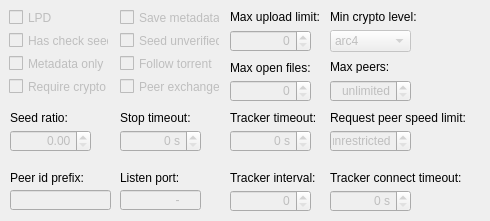
     <widget class="QWidget" name="tab_4">
      <attribute name="title">
       <string>Bittorrent</string>
      </attribute>
      <widget class="QCheckBox" name="checkBox_EnableLpd">
       <property name="enabled">
        <bool>false</bool>
       </property>
       <property name="geometry">
        <rect>
         <x>9</x>
         <y>9</y>
         <width>100</width>
         <height>17</height>
        </rect>
       </property>
       <property name="text">
        <string>LPD</string>
       </property>
      </widget>
      <widget class="QCheckBox" name="checkBox_HashCheckSeed">
       <property name="enabled">
        <bool>false</bool>
       </property>
       <property name="geometry">
        <rect>
         <x>9</x>
         <y>32</y>
         <width>100</width>
         <height>17</height>
        </rect>
       </property>
       <property name="text">
        <string>Has check seed</string>
       </property>
      </widget>
      <widget class="QCheckBox" name="checkBox_SaveMetadata">
       <property name="enabled">
        <bool>false</bool>
       </property>
       <property name="geometry">
        <rect>
         <x>120</x>
         <y>9</y>
         <width>100</width>
         <height>17</height>
        </rect>
       </property>
       <property name="text">
        <string>Save metadata</string>
       </property>
      </widget>
      <widget class="QCheckBox" name="checkBox_SeedUnverified">
       <property name="enabled">
        <bool>false</bool>
       </property>
       <property name="geometry">
        <rect>
         <x>120</x>
         <y>32</y>
         <width>100</width>
         <height>17</height>
        </rect>
       </property>
       <property name="text">
        <string>Seed unverified</string>
       </property>
      </widget>
      <widget class="QCheckBox" name="checkBox_MetadataOnly">
       <property name="enabled">
        <bool>false</bool>
       </property>
       <property name="geometry">
        <rect>
         <x>9</x>
         <y>55</y>
         <width>100</width>
         <height>17</height>
        </rect>
       </property>
       <property name="text">
        <string>Metadata only</string>
       </property>
      </widget>
      <widget class="QCheckBox" name="checkBox_FollowTorrent">
       <property name="enabled">
        <bool>false</bool>
       </property>
       <property name="geometry">
        <rect>
         <x>120</x>
         <y>55</y>
         <width>100</width>
         <height>17</height>
        </rect>
       </property>
       <property name="text">
        <string>Follow torrent</string>
       </property>
      </widget>
      <widget class="QCheckBox" name="checkBox_RequireCrypto">
       <property name="enabled">
        <bool>false</bool>
       </property>
       <property name="geometry">
        <rect>
         <x>9</x>
         <y>78</y>
         <width>100</width>
         <height>17</height>
        </rect>
       </property>
       <property name="text">
        <string>Require crypto</string>
       </property>
      </widget>
      <widget class="QCheckBox" name="checkBox_PeerExchange">
       <property name="enabled">
        <bool>false</bool>
       </property>
       <property name="geometry">
        <rect>
         <x>120</x>
         <y>78</y>
         <width>100</width>
         <height>17</height>
        </rect>
       </property>
       <property name="text">
        <string>Peer exchange</string>
       </property>
      </widget>
      <widget class="QLabel" name="label_18">
       <property name="geometry">
        <rect>
         <x>10</x>
         <y>110</y>
         <width>61</width>
         <height>16</height>
        </rect>
       </property>
       <property name="text">
        <string>Seed ratio:</string>
       </property>
       <property name="buddy">
        <cstring>doubleSpinBox_SeedRatio</cstring>
       </property>
      </widget>
      <widget class="QDoubleSpinBox" name="doubleSpinBox_SeedRatio">
       <property name="enabled">
        <bool>false</bool>
       </property>
       <property name="geometry">
        <rect>
         <x>10</x>
         <y>130</y>
         <width>81</width>
         <height>22</height>
        </rect>
       </property>
       <property name="alignment">
        <set>Qt::AlignRight|Qt::AlignTrailing|Qt::AlignVCenter</set>
       </property>
      </widget>
      <widget class="QLabel" name="label_19">
       <property name="geometry">
        <rect>
         <x>120</x>
         <y>170</y>
         <width>71</width>
         <height>16</height>
        </rect>
       </property>
       <property name="text">
        <string>Listen port:</string>
       </property>
       <property name="buddy">
        <cstring>lineEdit_listenPort</cstring>
       </property>
      </widget>
      <widget class="QLineEdit" name="lineEdit_listenPort">
       <property name="enabled">
        <bool>false</bool>
       </property>
       <property name="geometry">
        <rect>
         <x>120</x>
         <y>190</y>
         <width>81</width>
         <height>20</height>
        </rect>
       </property>
       <property name="inputMask">
        <string>00000-00000; </string>
       </property>
       <property name="alignment">
        <set>Qt::AlignRight|Qt::AlignTrailing|Qt::AlignVCenter</set>
       </property>
      </widget>
      <widget class="QLabel" name="label_20">
       <property name="geometry">
        <rect>
         <x>230</x>
         <y>9</y>
         <width>91</width>
         <height>16</height>
        </rect>
       </property>
       <property name="text">
        <string>Max upload limit:</string>
       </property>
       <property name="buddy">
        <cstring>spinBox_MaxUploadLimit</cstring>
       </property>
      </widget>
      <widget class="QSpinBox" name="spinBox_MaxUploadLimit">
       <property name="enabled">
        <bool>false</bool>
       </property>
       <property name="geometry">
        <rect>
         <x>230</x>
         <y>30</y>
         <width>81</width>
         <height>22</height>
        </rect>
       </property>
       <property name="alignment">
        <set>Qt::AlignRight|Qt::AlignTrailing|Qt::AlignVCenter</set>
       </property>
       <property name="maximum">
        <number>65536</number>
       </property>
      </widget>
      <widget class="QLabel" name="label_21">
       <property name="geometry">
        <rect>
         <x>230</x>
         <y>60</y>
         <width>81</width>
         <height>16</height>
        </rect>
       </property>
       <property name="text">
        <string>Max open files:</string>
       </property>
       <property name="buddy">
        <cstring>spinBox_MaxOpenFiles</cstring>
       </property>
      </widget>
      <widget class="QSpinBox" name="spinBox_MaxOpenFiles">
       <property name="enabled">
        <bool>false</bool>
       </property>
       <property name="geometry">
        <rect>
         <x>230</x>
         <y>80</y>
         <width>81</width>
         <height>22</height>
        </rect>
       </property>
       <property name="alignment">
        <set>Qt::AlignRight|Qt::AlignTrailing|Qt::AlignVCenter</set>
       </property>
       <property name="maximum">
        <number>1000</number>
       </property>
      </widget>
      <widget class="QLabel" name="label_22">
       <property name="geometry">
        <rect>
         <x>330</x>
         <y>60</y>
         <width>81</width>
         <height>13</height>
        </rect>
       </property>
       <property name="text">
        <string>Max peers:</string>
       </property>
       <property name="buddy">
        <cstring>spinBox_MaxPeers</cstring>
       </property>
      </widget>
      <widget class="QSpinBox" name="spinBox_MaxPeers">
       <property name="enabled">
        <bool>false</bool>
       </property>
       <property name="geometry">
        <rect>
         <x>330</x>
         <y>80</y>
         <width>81</width>
         <height>22</height>
        </rect>
       </property>
       <property name="alignment">
        <set>Qt::AlignRight|Qt::AlignTrailing|Qt::AlignVCenter</set>
       </property>
       <property name="specialValueText">
        <string>unlimited</string>
       </property>
       <property name="maximum">
        <number>256</number>
       </property>
      </widget>
      <widget class="QLabel" name="label_23">
       <property name="geometry">
        <rect>
         <x>330</x>
         <y>110</y>
         <width>151</width>
         <height>16</height>
        </rect>
       </property>
       <property name="text">
        <string>Request peer speed limit:</string>
       </property>
       <property name="buddy">
        <cstring>spinBox_RequestPeerSpeedLimit</cstring>
       </property>
      </widget>
      <widget class="QSpinBox" name="spinBox_RequestPeerSpeedLimit">
       <property name="enabled">
        <bool>false</bool>
       </property>
       <property name="geometry">
        <rect>
         <x>330</x>
         <y>130</y>
         <width>81</width>
         <height>22</height>
        </rect>
       </property>
       <property name="alignment">
        <set>Qt::AlignRight|Qt::AlignTrailing|Qt::AlignVCenter</set>
       </property>
       <property name="specialValueText">
        <string>unrestricted</string>
       </property>
       <property name="suffix">
        <string> KiB/s</string>
       </property>
       <property name="maximum">
        <number>65536</number>
       </property>
      </widget>
      <widget class="QLabel" name="label_24">
       <property name="geometry">
        <rect>
         <x>120</x>
         <y>110</y>
         <width>81</width>
         <height>16</height>
        </rect>
       </property>
       <property name="text">
        <string>Stop timeout:</string>
       </property>
       <property name="buddy">
        <cstring>spinBox_StopTimeout</cstring>
       </property>
      </widget>
      <widget class="QSpinBox" name="spinBox_StopTimeout">
       <property name="enabled">
        <bool>false</bool>
       </property>
       <property name="geometry">
        <rect>
         <x>120</x>
         <y>130</y>
         <width>81</width>
         <height>22</height>
        </rect>
       </property>
       <property name="alignment">
        <set>Qt::AlignRight|Qt::AlignTrailing|Qt::AlignVCenter</set>
       </property>
       <property name="suffix">
        <string> s</string>
       </property>
       <property name="maximum">
        <number>256</number>
       </property>
      </widget>
      <widget class="QLabel" name="label_25">
       <property name="geometry">
        <rect>
         <x>330</x>
         <y>170</y>
         <width>131</width>
         <height>16</height>
        </rect>
       </property>
       <property name="text">
        <string>Tracker connect timeout:</string>
       </property>
       <property name="buddy">
        <cstring>spinBox_TrackerConnectTimeout</cstring>
       </property>
      </widget>
      <widget class="QSpinBox" name="spinBox_TrackerConnectTimeout">
       <property name="enabled">
        <bool>false</bool>
       </property>
       <property name="geometry">
        <rect>
         <x>330</x>
         <y>190</y>
         <width>81</width>
         <height>22</height>
        </rect>
       </property>
       <property name="alignment">
        <set>Qt::AlignRight|Qt::AlignTrailing|Qt::AlignVCenter</set>
       </property>
       <property name="suffix">
        <string> s</string>
       </property>
       <property name="maximum">
        <number>256</number>
       </property>
      </widget>
      <widget class="QLabel" name="label_27">
       <property name="geometry">
        <rect>
         <x>230</x>
         <y>170</y>
         <width>91</width>
         <height>16</height>
        </rect>
       </property>
       <property name="text">
        <string>Tracker interval:</string>
       </property>
       <property name="buddy">
        <cstring>spinBox_TrackerInterval</cstring>
       </property>
      </widget>
      <widget class="QSpinBox" name="spinBox_TrackerInterval">
       <property name="enabled">
        <bool>false</bool>
       </property>
       <property name="geometry">
        <rect>
         <x>230</x>
         <y>190</y>
         <width>81</width>
         <height>22</height>
        </rect>
       </property>
       <property name="alignment">
        <set>Qt::AlignRight|Qt::AlignTrailing|Qt::AlignVCenter</set>
       </property>
       <property name="maximum">
        <number>256</number>
       </property>
      </widget>
      <widget class="QLabel" name="label_28">
       <property name="geometry">
        <rect>
         <x>10</x>
         <y>170</y>
         <width>81</width>
         <height>16</height>
        </rect>
       </property>
       <property name="text">
        <string>Peer id prefix:</string>
       </property>
       <property name="buddy">
        <cstring>lineEdit_PeerIDPrefix</cstring>
       </property>
      </widget>
      <widget class="QLineEdit" name="lineEdit_PeerIDPrefix">
       <property name="enabled">
        <bool>false</bool>
       </property>
       <property name="geometry">
        <rect>
         <x>10</x>
         <y>190</y>
         <width>101</width>
         <height>20</height>
        </rect>
       </property>
      </widget>
      <widget class="QComboBox" name="comboBox_MinCryptoLevel">
       <property name="enabled">
        <bool>false</bool>
       </property>
       <property name="geometry">
        <rect>
         <x>330</x>
         <y>30</y>
         <width>81</width>
         <height>22</height>
        </rect>
       </property>
       <item>
        <property name="text">
         <string>arc4</string>
        </property>
       </item>
       <item>
        <property name="text">
         <string>plain</string>
        </property>
       </item>
      </widget>
      <widget class="QLabel" name="label_42">
       <property name="geometry">
        <rect>
         <x>330</x>
         <y>9</y>
         <width>151</width>
         <height>16</height>
        </rect>
       </property>
       <property name="text">
        <string>Min crypto level:</string>
       </property>
      </widget>
      <widget class="QLabel" name="label_43">
       <property name="geometry">
        <rect>
         <x>230</x>
         <y>110</y>
         <width>91</width>
         <height>16</height>
        </rect>
       </property>
       <property name="text">
        <string>Tracker timeout:</string>
       </property>
       <property name="buddy">
        <cstring>spinBox_TrackerInterval</cstring>
       </property>
      </widget>
      <widget class="QSpinBox" name="spinBox_TrackerTimeout">
       <property name="enabled">
        <bool>false</bool>
       </property>
       <property name="geometry">
        <rect>
         <x>230</x>
         <y>130</y>
         <width>81</width>
         <height>22</height>
        </rect>
       </property>
       <property name="alignment">
        <set>Qt::AlignRight|Qt::AlignTrailing|Qt::AlignVCenter</set>
       </property>
       <property name="suffix">
        <string> s</string>
       </property>
       <property name="maximum">
        <number>256</number>
       </property>
      </widget>
     </widget>
